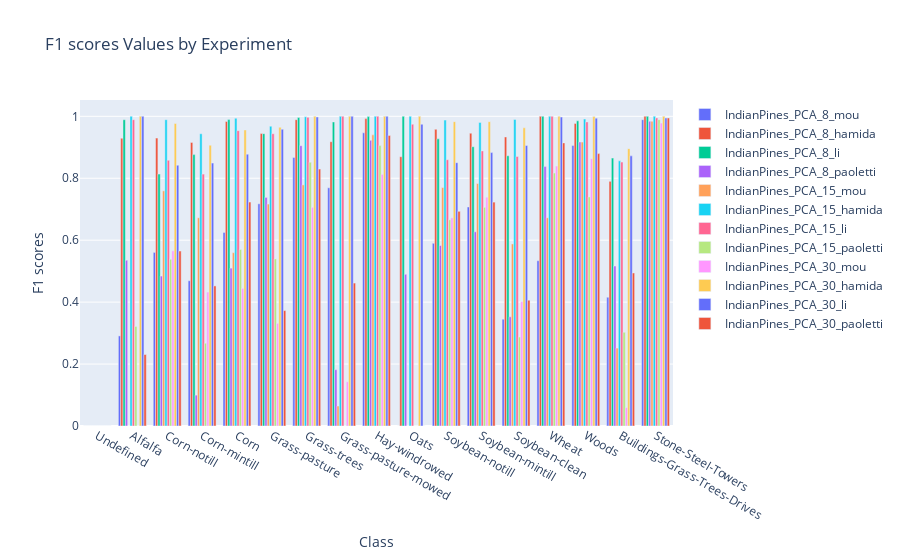

The notebook cell saved with this chart:
### Code cell
plot_grouped_values(df_results[(df_results['Dataset'] == 'IndianPines') 
                & (df_results['DR Method'] == 'PCA')], 
                INDIANPINES_LABELS, # SALINAS_LABELS INDIANPINES_LABELS
                metric='F1 scores')

### Figure 1 — Plotly figure (JSON) as saved in the notebook; plotly's stock layout.template omitted (floating-point values rounded to 4 significant figures)
{"data": [{"name": "IndianPines_PCA_8_mou", "type": "bar", "x": ["Undefined", "Alfalfa", "Corn-notill", "Corn-mintill", "Corn", "Grass-pasture", "Grass-trees", "Grass-pasture-mowed", "Hay-windrowed", "Oats", "Soybean-notill", "Soybean-mintill", "Soybean-clean", "Wheat", "Woods", "Buildings-Grass-Trees-Drives", "Stone-Steel-Towers"], "y": [0, 0.2909, 0.5605, 0.469, 0.625, 0.7175, 0.8672, 0.7692, 0.9467, 0, 0.59, 0.7072, 0.3448, 0.5337, 0.9055, 0.4158, 0.9891]}, {"name": "IndianPines_PCA_8_hamida", "type": "bar", "x": ["Undefined", "Alfalfa", "Corn-notill", "Corn-mintill", "Corn", "Grass-pasture", "Grass-trees", "Grass-pasture-mowed", "Hay-windrowed", "Oats", "Soybean-notill", "Soybean-mintill", "Soybean-clean", "Wheat", "Woods", "Buildings-Grass-Trees-Drives", "Stone-Steel-Towers"], "y": [0, 0.9293, 0.9295, 0.9158, 0.9833, 0.9443, 0.9892, 0.918, 0.9926, 0.8696, 0.958, 0.9455, 0.9333, 1, 0.9771, 0.79, 1]}, {"name": "IndianPines_PCA_8_li", "type": "bar", "x": ["Undefined", "Alfalfa", "Corn-notill", "Corn-mintill", "Corn", "Grass-pasture", "Grass-trees", "Grass-pasture-mowed", "Hay-windrowed", "Oats", "Soybean-notill", "Soybean-mintill", "Soybean-clean", "Wheat", "Woods", "Buildings-Grass-Trees-Drives", "Stone-Steel-Towers"], "y": [0, 0.989, 0.8135, 0.8763, 0.9893, 0.9439, 0.9959, 0.9818, 0.999, 1, 0.9272, 0.9019, 0.8726, 1, 0.9854, 0.865, 1]}, {"name": "IndianPines_PCA_8_paoletti", "type": "bar", "x": ["Undefined", "Alfalfa", "Corn-notill", "Corn-mintill", "Corn", "Grass-pasture", "Grass-trees", "Grass-pasture-mowed", "Hay-windrowed", "Oats", "Soybean-notill", "Soybean-mintill", "Soybean-clean", "Wheat", "Woods", "Buildings-Grass-Trees-Drives", "Stone-Steel-Towers"], "y": [0, 0.5352, 0.4842, 0.09967, 0.5098, 0.7381, 0.9052, 0.1818, 0.9223, 0.4898, 0.5827, 0.6272, 0.3526, 0.8377, 0.917, 0.5166, 0.9838]}, {"name": "IndianPines_PCA_15_mou", "type": "bar", "x": ["Undefined", "Alfalfa", "Corn-notill", "Corn-mintill", "Corn", "Grass-pasture", "Grass-trees", "Grass-pasture-mowed", "Hay-windrowed", "Oats", "Soybean-notill", "Soybean-mintill", "Soybean-clean", "Wheat", "Woods", "Buildings-Grass-Trees-Drives", "Stone-Steel-Towers"], "y": [0, 0, 0.7593, 0.6723, 0.5596, 0.7166, 0.7785, 0.06452, 0.9401, 0, 0.7699, 0.783, 0.5879, 0.6724, 0.9167, 0.2515, 0.984]}, {"name": "IndianPines_PCA_15_hamida", "type": "bar", "x": ["Undefined", "Alfalfa", "Corn-notill", "Corn-mintill", "Corn", "Grass-pasture", "Grass-trees", "Grass-pasture-mowed", "Hay-windrowed", "Oats", "Soybean-notill", "Soybean-mintill", "Soybean-clean", "Wheat", "Woods", "Buildings-Grass-Trees-Drives", "Stone-Steel-Towers"], "y": [0, 1, 0.9891, 0.9436, 0.9937, 0.9679, 0.9986, 1, 1, 1, 0.9877, 0.9803, 0.9898, 1, 0.991, 0.8563, 1]}, {"name": "IndianPines_PCA_15_li", "type": "bar", "x": ["Undefined", "Alfalfa", "Corn-notill", "Corn-mintill", "Corn", "Grass-pasture", "Grass-trees", "Grass-pasture-mowed", "Hay-windrowed", "Oats", "Soybean-notill", "Soybean-mintill", "Soybean-clean", "Wheat", "Woods", "Buildings-Grass-Trees-Drives", "Stone-Steel-Towers"], "y": [0, 0.989, 0.858, 0.8134, 0.9536, 0.9438, 0.9966, 1, 1, 0.9744, 0.8597, 0.8883, 0.8701, 1, 0.9819, 0.8521, 0.9946]}, {"name": "IndianPines_PCA_15_paoletti", "type": "bar", "x": ["Undefined", "Alfalfa", "Corn-notill", "Corn-mintill", "Corn", "Grass-pasture", "Grass-trees", "Grass-pasture-mowed", "Hay-windrowed", "Oats", "Soybean-notill", "Soybean-mintill", "Soybean-clean", "Wheat", "Woods", "Buildings-Grass-Trees-Drives", "Stone-Steel-Towers"], "y": [0, 0.3214, 0.5383, 0.2673, 0.5701, 0.5395, 0.8517, 0, 0.9054, 0, 0.666, 0.706, 0.2873, 0.8168, 0.7396, 0.3027, 0.9892]}, {"name": "IndianPines_PCA_30_mou", "type": "bar", "x": ["Undefined", "Alfalfa", "Corn-notill", "Corn-mintill", "Corn", "Grass-pasture", "Grass-trees", "Grass-pasture-mowed", "Hay-windrowed", "Oats", "Soybean-notill", "Soybean-mintill", "Soybean-clean", "Wheat", "Woods", "Buildings-Grass-Trees-Drives", "Stone-Steel-Towers"], "y": [0, 0, 0.5656, 0.4326, 0.4444, 0.3314, 0.706, 0.1429, 0.8125, 0, 0.6721, 0.7388, 0.4017, 0.8394, 0.8632, 0.05926, 0.978]}, {"name": "IndianPines_PCA_30_hamida", "type": "bar", "x": ["Undefined", "Alfalfa", "Corn-notill", "Corn-mintill", "Corn", "Grass-pasture", "Grass-trees", "Grass-pasture-mowed", "Hay-windrowed", "Oats", "Soybean-notill", "Soybean-mintill", "Soybean-clean", "Wheat", "Woods", "Buildings-Grass-Trees-Drives", "Stone-Steel-Towers"], "y": [0, 1, 0.9767, 0.9065, 0.9559, 0.9647, 1, 1, 1, 1, 0.9828, 0.9827, 0.9628, 1, 0.9992, 0.8956, 1]}, {"name": "IndianPines_PCA_30_li", "type": "bar", "x": ["Undefined", "Alfalfa", "Corn-notill", "Corn-mintill", "Corn", "Grass-pasture", "Grass-trees", "Grass-pasture-mowed", "Hay-windrowed", "Oats", "Soybean-notill", "Soybean-mintill", "Soybean-clean", "Wheat", "Woods", "Buildings-Grass-Trees-Drives", "Stone-Steel-Towers"], "y": [0, 1, 0.842, 0.8488, 0.8778, 0.9581, 0.9979, 1, 1, 0.9744, 0.8503, 0.8828, 0.9057, 0.9976, 0.9941, 0.8723, 0.9947]}, {"name": "IndianPines_PCA_30_paoletti", "type": "bar", "x": ["Undefined", "Alfalfa", "Corn-notill", "Corn-mintill", "Corn", "Grass-pasture", "Grass-trees", "Grass-pasture-mowed", "Hay-windrowed", "Oats", "Soybean-notill", "Soybean-mintill", "Soybean-clean", "Wheat", "Woods", "Buildings-Grass-Trees-Drives", "Stone-Steel-Towers"], "y": [0, 0.2308, 0.565, 0.4523, 0.7231, 0.3727, 0.8295, 0.4615, 0.9384, 0, 0.6932, 0.7229, 0.4062, 0.9142, 0.8795, 0.4942, 0.9946]}], "layout": {"barmode": "group", "title": {"text": "F1 scores Values by Experiment"}, "xaxis": {"title": {"text": "Class"}}, "yaxis": {"title": {"text": "F1 scores"}}}}
